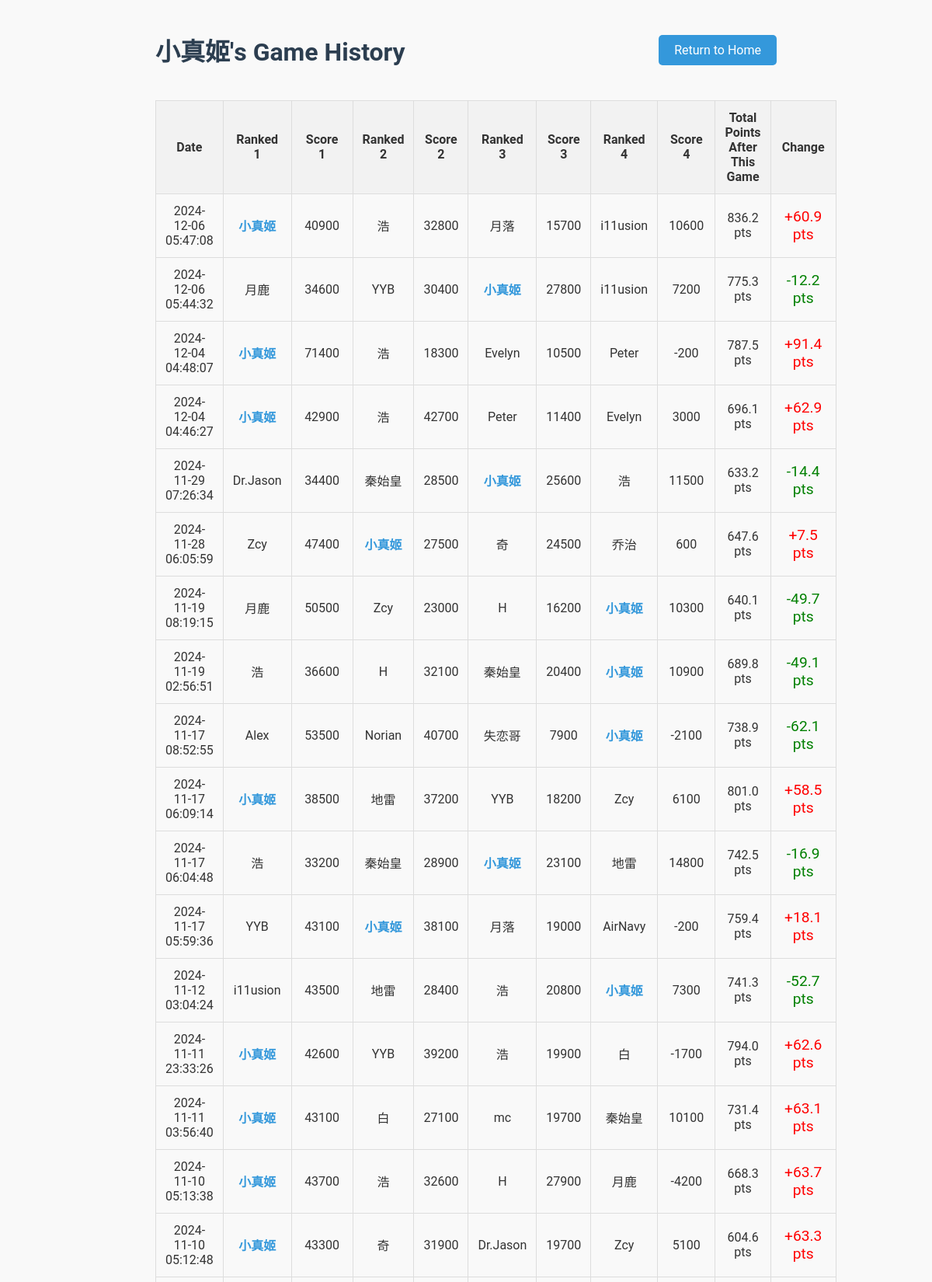
Screenshot of /player/小真姬 (upper part) with the database file from the repository.
### tables this page shows
CREATE TABLE games (
    game_id INTEGER PRIMARY KEY AUTOINCREMENT,
    player1 TEXT NOT NULL,
    player2 TEXT NOT NULL,
    player3 TEXT NOT NULL,
    player4 TEXT NOT NULL,
    raw_score1 INTEGER NOT NULL,
    raw_score2 INTEGER NOT NULL,
    raw_score3 INTEGER NOT NULL,
    raw_score4 INTEGER NOT NULL,
    final_score1 INTEGER NOT NULL,
    final_score2 INTEGER NOT NULL,
    final_score3 INTEGER NOT NULL,
    final_score4 INTEGER NOT NULL,
    game_date TIMESTAMP DEFAULT CURRENT_TIMESTAMP
, is_fenix BOOLEAN DEFAULT FALSE);

### app.py (the view)
@app.route("/player/<player_name>")
def player_statistics(player_name):
    player_name = unquote(player_name)  # Decode the URL-encoded player name
    conn = get_db_connection()
    cursor = conn.cursor()
    cursor.execute("""
    SELECT game_date, player1, player2, player3, player4,
           raw_score1, raw_score2, raw_score3, raw_score4,
           final_score1, final_score2, final_score3, final_score4
    FROM games
    WHERE ? IN (player1, player2, player3, player4)
    ORDER BY game_date DESC
    """, (player_name,))
    games = cursor.fetchall()
    running_total = 0
    processed_games = []
    for game in reversed(games):
        players_and_scores = [
            (game['player1'], game['raw_score1'], game['final_score1']),
            (game['player2'], game['raw_score2'], game['final_score2']),
            (game['player3'], game['raw_score3'], game['final_score3']),
            (game['player4'], game['raw_score4'], game['final_score4'])
        ]
        players_and_scores.sort(key=lambda x: x[2], reverse=True)  # Sort by final score
        current_game_points = None
        for player, raw_score, final_score in players_and_scores:
            if player == player_name:
                current_game_points = final_score
                break
        previous_total = running_total
        running_total += current_game_points  # Update cumulative points
        processed_games.append({
            'game_date': game['game_date'],
            'players_and_scores': players_and_scores,
            'point_change': round(current_game_points, 1),
            'previous_total': round(previous_total, 1),
            'total_points_after_game': round(running_total, 1)  # Round the running total
        })
    processed_games.reverse()
    conn.close()
    return render_template("player_statistics.html", player_name=player_name, games=processed_games)

### app.py (called while the page is built)
def get_db_connection():
    conn = sqlite3.connect('mahjong.db')
    conn.row_factory = sqlite3.Row  # Return rows as dictionaries
    return conn

### templates/player_statistics.html (shortened to what this page needs)
<!DOCTYPE html>
<html lang="en">
<head>
</head>
<body>
    <div class="container">
        <div class="header-row">
            <h1>{{ player_name }}'s Game History</h1>
            <div class="return-button">
                <a href="{{ url_for('home') }}">Return to Home</a>
            </div>
        </div>
        <table>
            <tr>
                <th>Date</th>
                <th>Ranked 1</th>
                <th>Score 1</th>
                <th>Ranked 2</th>
                <th>Score 2</th>
                <th>Ranked 3</th>
                <th>Score 3</th>
                <th>Ranked 4</th>
                <th>Score 4</th>
                <th>Total Points After This Game</th>
                <th>Change</th>
            </tr>
            {% for game in games %}
            <tr>
                <td>{{ game['game_date'] }}</td>
                {% for player, raw_score, final_score in game['players_and_scores'] %}
                <td class="{% if player == player_name %}player-highlight{% endif %}">
                    {{ player }}
                </td>
                <td>{{ raw_score }}</td>
                {% endfor %}
                <td>{{ '%.1f' % game['total_points_after_game'] }} pts</td>
                <td class="point-change {% if game['point_change'] > 0 %}positive-change{% else %}negative-change{% endif %}">
                    {% if game['point_change'] > 0 %}+{% endif %}{{ game['point_change'] }} pts
                </td>
            </tr>
            {% endfor %}
        </table>
    </div>
</body>
</html>

### templates/player_statistics.html (style rules this page uses)
body { font-family: 'Roboto', sans-serif; background-color: #f9f9f9; color: #333; margin: 0; padding: 20px; }
.container { max-width: 800px; margin: 0 auto; }
.header-row { display: flex; justify-content: space-between; align-items: center; margin-bottom: 20px; }
h1 { color: #2c3e50; }
table { width: 100%; border-collapse: collapse; margin-top: 20px; }
th, td { padding: 12px; border: 1px solid #ddd; text-align: center; }
th { background-color: #f2f2f2; }
.player-highlight { font-weight: bold; color: #3498db; }
.point-change { font-size: 1.2em; }
.positive-change { color: red; }
.negative-change { color: green; }
.return-button a { text-decoration: none; background-color: #3498db; color: #ffffff; padding: 10px 20px; border-radius: 5px; transition: background-color 0.3s; }

### rows the page displays
games: game_date "2024-12-06 05:47:08", player1 "小真姬", raw_score1 "40900", player2 "浩", raw_score2 "32800", player4 "月落", raw_score4 "15700", player3 "i11usion", raw_score3 "10600", total_points_after_game "836.2", point_change "60.9"
games: game_date "2024-12-06 05:44:32", player2 "月鹿", raw_score2 "34600", player3 "YYB", raw_score3 "30400", player4 "小真姬", raw_score4 "27800", player1 "i11usion", raw_score1 "7200", total_points_after_game "775.3", point_change "-12.2"
games: game_date "2024-12-04 04:48:07", player4 "小真姬", raw_score4 "71400", player1 "浩", raw_score1 "18300", player2 "Evelyn", raw_score2 "10500", player3 "Peter", raw_score3 "-200", total_points_after_game "787.5", point_change "91.4"
games: game_date "2024-12-04 04:46:27", player3 "小真姬", raw_score3 "42900", player4 "浩", raw_score4 "42700", player1 "Peter", raw_score1 "11400", player2 "Evelyn", raw_score2 "3000", total_points_after_game "696.1", point_change "62.9"
games: game_date "2024-11-29 07:26:34", player3 "Dr.Jason", raw_score3 "34400", player2 "秦始皇", raw_score2 "28500", player4 "小真姬", raw_score4 "25600", player1 "浩", raw_score1 "11500", total_points_after_game "633.2", point_change "-14.4"
games: game_date "2024-11-28 06:05:59", player2 "Zcy", raw_score2 "47400", player1 "小真姬", raw_score1 "27500", player3 "奇", raw_score3 "24500", player4 "乔治", raw_score4 "600", total_points_after_game "647.6", point_change "7.5"
games: game_date "2024-11-19 08:19:15", player3 "月鹿", raw_score3 "50500", player1 "Zcy", raw_score1 "23000", player4 "H", raw_score4 "16200", player2 "小真姬", raw_score2 "10300", total_points_after_game "640.1", point_change "-49.7"
games: game_date "2024-11-19 02:56:51", player2 "浩", raw_score2 "36600", player3 "H", raw_score3 "32100", player1 "秦始皇", raw_score1 "20400", player4 "小真姬", raw_score4 "10900", total_points_after_game "689.8", point_change "-49.1"
games: game_date "2024-11-17 08:52:55", player2 "Alex", raw_score2 "53500", player4 "Norian", raw_score4 "40700", player1 "失恋哥", raw_score1 "7900", player3 "小真姬", raw_score3 "-2100", total_points_after_game "738.9", point_change "-62.1"
games: game_date "2024-11-17 06:09:14", player1 "小真姬", raw_score1 "38500", player4 "地雷", raw_score4 "37200", player2 "YYB", raw_score2 "18200", player3 "Zcy", raw_score3 "6100", total_points_after_game "801.0", point_change "58.5"
games: game_date "2024-11-17 06:04:48", player1 "浩", raw_score1 "33200", player2 "秦始皇", raw_score2 "28900", player3 "小真姬", raw_score3 "23100", player4 "地雷", raw_score4 "14800", total_points_after_game "742.5", point_change "-16.9"
games: game_date "2024-11-17 05:59:36", player1 "YYB", raw_score1 "43100", player2 "小真姬", raw_score2 "38100", player4 "月落", raw_score4 "19000", player3 "AirNavy", raw_score3 "-200", total_points_after_game "759.4", point_change "18.1"
games: game_date "2024-11-12 03:04:24", player4 "i11usion", raw_score4 "43500", player3 "地雷", raw_score3 "28400", player1 "浩", raw_score1 "20800", player2 "小真姬", raw_score2 "7300", total_points_after_game "741.3", point_change "-52.7"
games: game_date "2024-11-11 23:33:26", player3 "小真姬", raw_score3 "42600", player2 "YYB", raw_score2 "39200", player4 "浩", raw_score4 "19900", player1 "白", raw_score1 "-1700", total_points_after_game "794.0", point_change "62.6"
games: game_date "2024-11-11 03:56:40", player4 "小真姬", raw_score4 "43100", player3 "白", raw_score3 "27100", player2 "mc", raw_score2 "19700", player1 "秦始皇", raw_score1 "10100", total_points_after_game "731.4", point_change "63.1"
games: game_date "2024-11-10 05:13:38", player2 "小真姬", raw_score2 "43700", player1 "浩", raw_score1 "32600", player4 "H", raw_score4 "27900", player3 "月鹿", raw_score3 "-4200", total_points_after_game "668.3", point_change "63.7"
games: game_date "2024-11-10 05:12:48", player1 "小真姬", raw_score1 "43300", player3 "奇", raw_score3 "31900", player4 "Dr.Jason", raw_score4 "19700", player2 "Zcy", raw_score2 "5100", total_points_after_game "604.6", point_change "63.3"

### other values shown
{{ player_name }} "小真姬"
